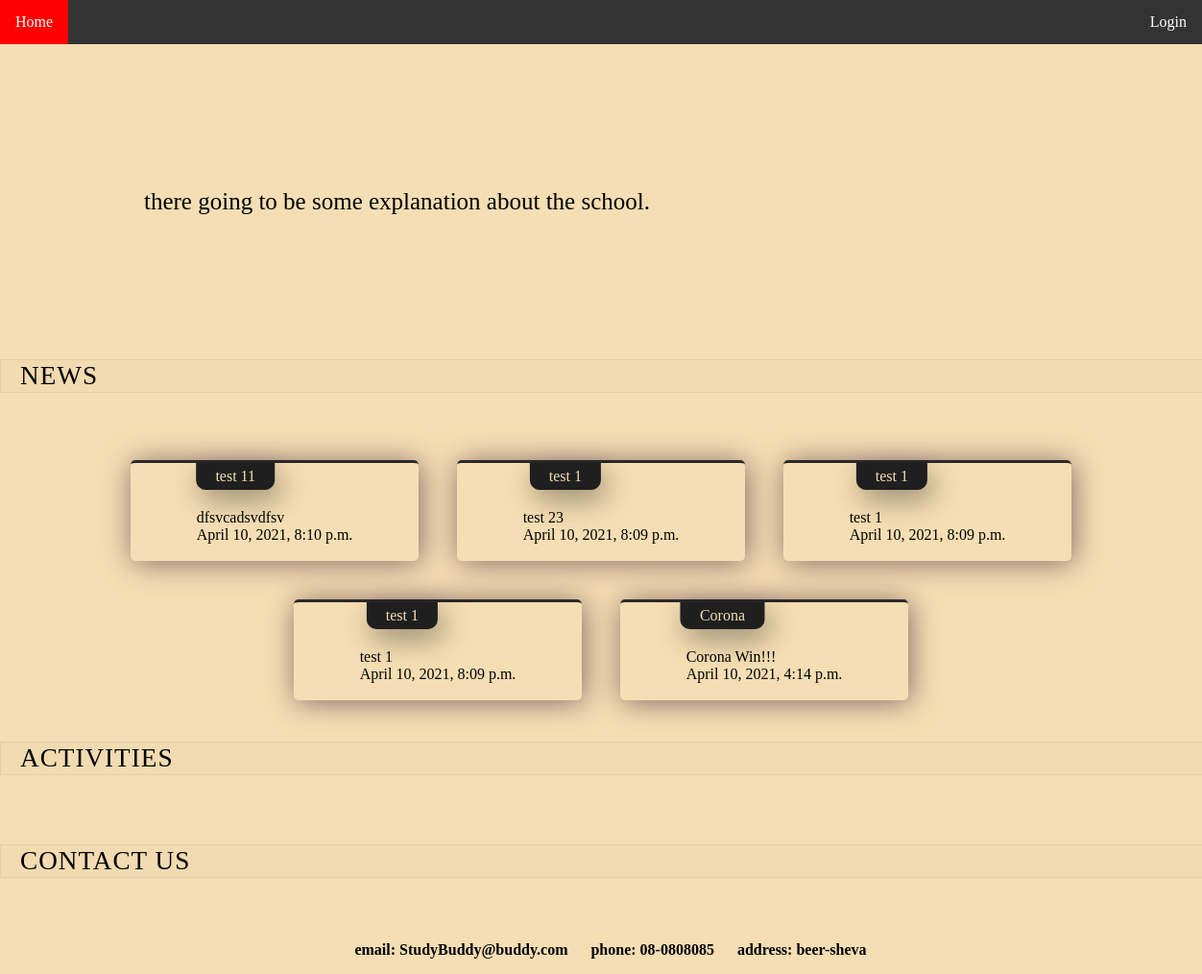
The app's page /, older data.
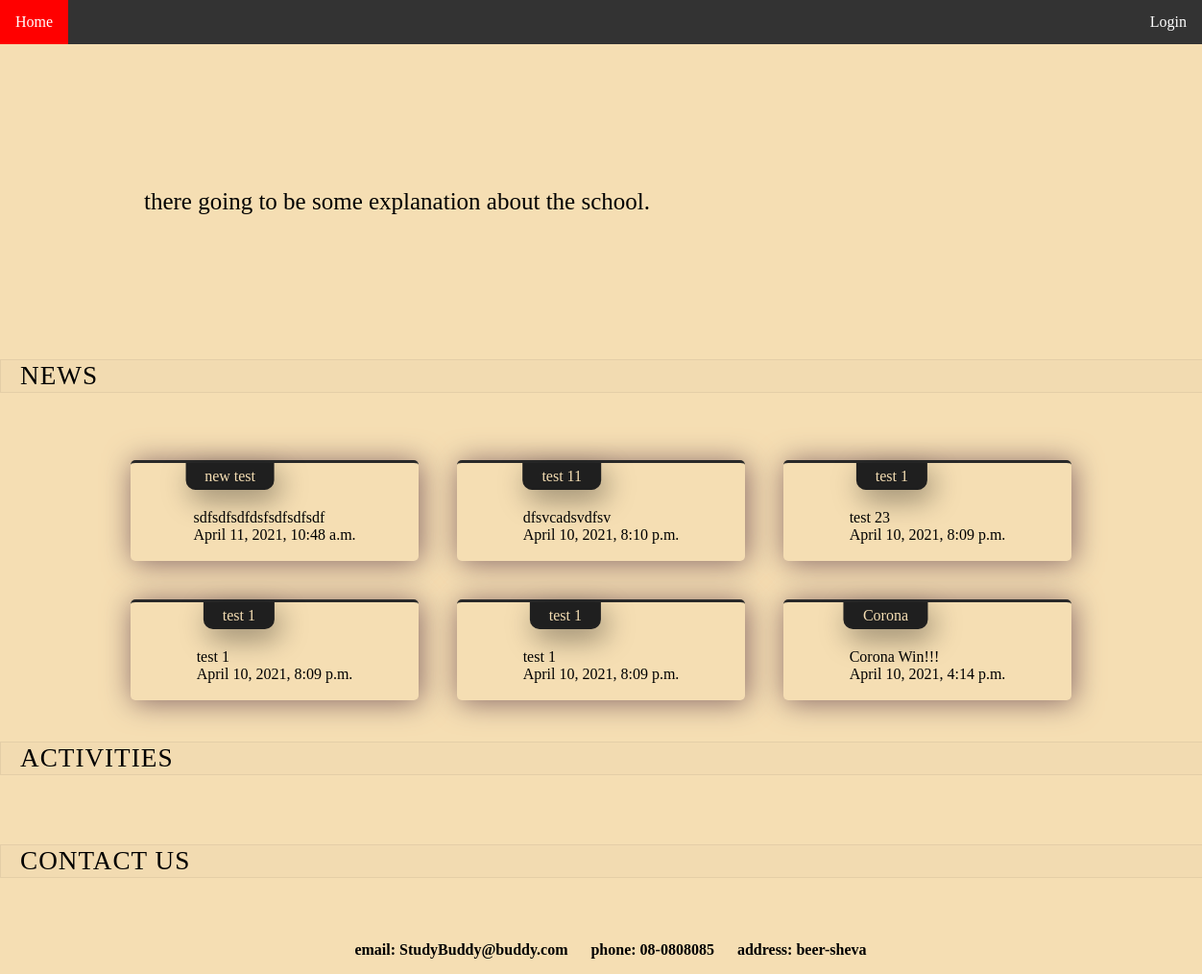
The same page, newer data.
### StudyBuddy/models.py (models this page shows, shortened)
class Article(models.Model):
    title = models.CharField(max_length=64)
    body = models.TextField()
    date = models.DateTimeField('date published')
    class Meta:
        verbose_name = "Article"
        verbose_name_plural = "Articles"

### StudyBuddy/views.py (the view)
# urls.py: path('', views.home, name='home'),
def home(request):
    news = Article.objects.all().order_by('-date')
    return render(request, '../templates/home.html',{'news': news})

### templates/home.html (shortened to what this page needs)
{% include  "navbase.html" %}
{% load static %}
<!DOCTYPE html>
<html lang="en">
<head>
    <link type="text/css" href="{% static 'styles/home.css' %}" rel="stylesheet">
</head>
<body>
    <div class="container-main" >
        <div class="xpl-txt"> <p> there going to be some explanation about the school. </p> </div>
    </div>
    <div class="title-heading">
        <h2>NEWS</h2>
    </div>
    <section id="element-list">
        {% if news %}
            {% for article in news %}
                <div class="news" >
                <div class="news-title">
                {{ article.title }}
                </div>
                    <div class="news-body">
                <br>
                {{ article.body }}
                <br>
                {{ article.date }}
                <br>
                <br>
                    </div>
                </div>
            {% endfor %}
        {% else %}
            <h1>No Records</h1>
        {% endif %}
    </section>
    <div class="title-heading">
        <h2>Activities</h2>
    </div>
    <div class="title-heading">
        <h2>Contact Us</h2>
    </div>
    <section id="element-list">
        <div class="contact-details">
            <p> email: StudyBuddy@buddy.com </p>
            <p> phone: 08-0808085 </p>
            <p> address: beer-sheva </p>
        </div>
    </section>
</body>
</html>

Row changes from the older to the newer data that the page shows:
added Article: title "new test", body "sdfsdfsdfdsfsdfsdfsdf", date "April 11, 2021, 10:48 a.m."
